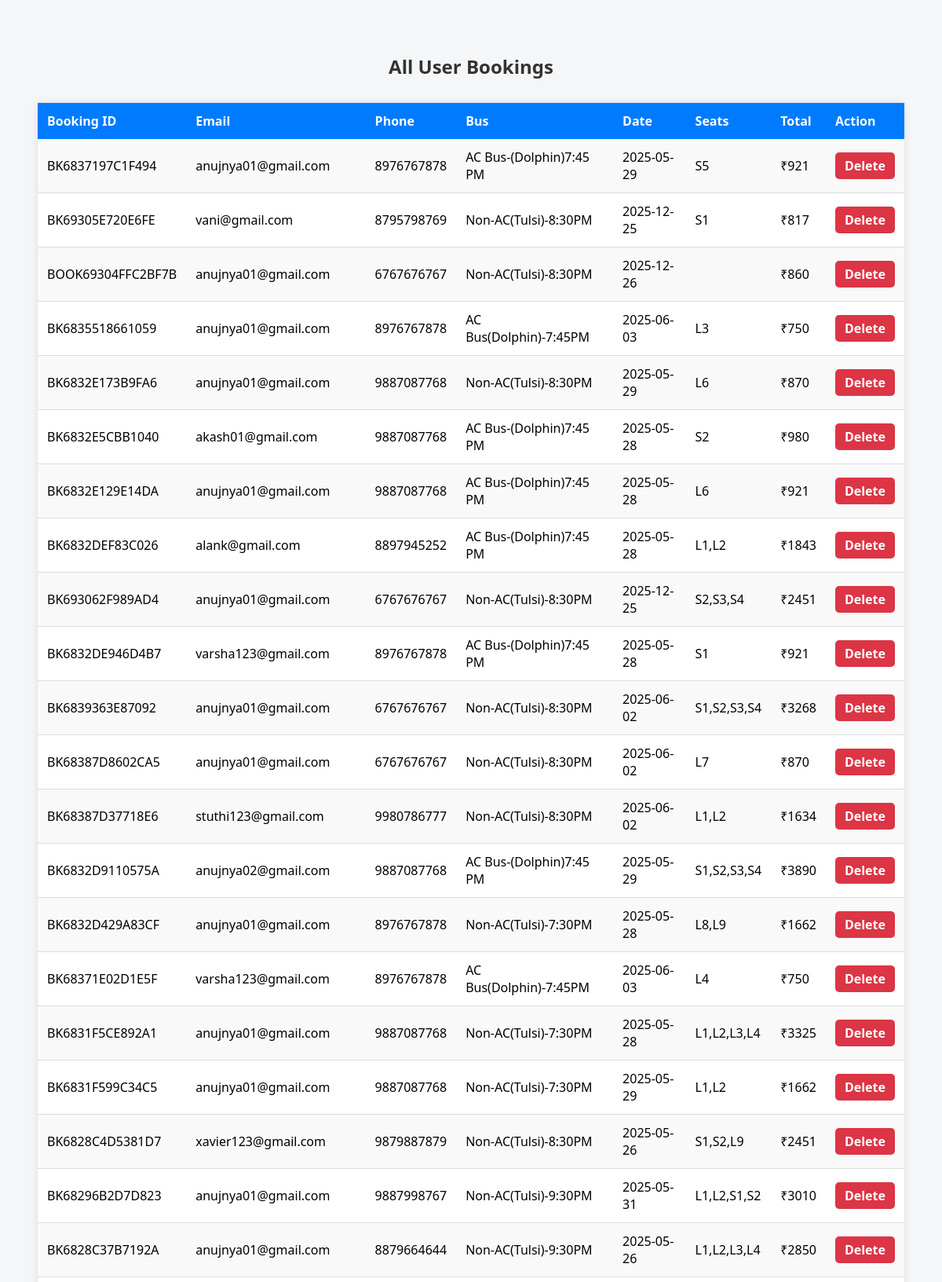
/all_bookings.php (upper part), run on the app's committed database.
### tables this page shows
CREATE TABLE IF NOT EXISTS `bookings` (
  `id` int(11) NOT NULL AUTO_INCREMENT,
  `booking_id` varchar(20) DEFAULT NULL,
  `source` varchar(50) DEFAULT NULL,
  `destination` varchar(50) DEFAULT NULL,
  `travel_date` date DEFAULT NULL,
  `bus_name` varchar(100) DEFAULT NULL,
  `seat_numbers` text,
  `total_cost` int(11) DEFAULT NULL,
  `booked_at` timestamp NULL DEFAULT CURRENT_TIMESTAMP,
  `email` varchar(100) DEFAULT NULL,
  `phone` varchar(15) DEFAULT NULL,
  `payment_method` varchar(20) DEFAULT NULL,
  PRIMARY KEY (`id`),
  UNIQUE KEY `booking_id` (`booking_id`)
);

### all_bookings.php (the view, shortened to what this page needs)
<?php
$conn = new mysqli("localhost", "root", "", "register_db");
?>
<!DOCTYPE html>
<html>
<head>
</head>
<body>
<h2>All User Bookings</h2>
<table>
    <tr>
        <th>Booking ID</th>
        <th>Email</th>
        <th>Phone</th>
        <th>Bus</th>
        <th>Date</th>
        <th>Seats</th>
        <th>Total</th>
        <th>Action</th>
    </tr>
<?php
$result = $conn->query("SELECT * FROM bookings");
if ($result && $result->num_rows > 0) {
    while ($row = $result->fetch_assoc()) {
        echo "<tr>
                <td>{$row['booking_id']}</td>
                <td>{$row['email']}</td>
                <td>{$row['phone']}</td>
                <td>{$row['bus_name']}</td>
                <td>{$row['travel_date']}</td>
                <td>{$row['seat_numbers']}</td>
                <td>₹{$row['total_cost']}</td>
                <td><a class='button' href='?delete_booking={$row['booking_id']}' onclick='return confirm(\"Delete this booking?\")'>Delete</a></td>
              </tr>";
    }
} else {
    echo "<tr><td colspan='8' class='no-data'>No bookings found.</td></tr>";
}
?>
</table>
<br>
</body>
</html>

### all_bookings.php (style rules this page uses)
body { font-family: 'Segoe UI', Tahoma, Geneva, Verdana, sans-serif; padding: 40px; background-color: #f4f6f8; }
h2 { color: #333; text-align: center; margin-bottom: 30px; }
table { width: 100%; border-collapse: collapse; background-color: #ffffff; box-shadow: 0 0 10px rgba(0, 0, 0, 0.1); }
th { background-color: #007BFF; color: white; padding: 12px; text-align: left; }
td { padding: 12px; border-bottom: 1px solid #ddd; }
tr:nth-child(even) { background-color: #f9f9f9; }
a.button { color: white; background-color: #dc3545; padding: 6px 12px; text-decoration: none; border-radius: 5px; font-weight: bold; }

### data on the page
bookings: booking "BK6837197C1F494", email "anujnya01@gmail.com", phone "8976767878", bus_name "AC Bus-(Dolphin)7:45 PM", travel_date "2025-05-29", seat_numbers "S5", total_cost "921"
bookings: booking "BK69305E720E6FE", email "vani@gmail.com", phone "8795798769", bus_name "Non-AC(Tulsi)-8:30PM", travel_date "2025-12-25", seat_numbers "S1", total_cost "817"
bookings: booking "BOOK69304FFC2BF7B", email "anujnya01@gmail.com", phone "6767676767", bus_name "Non-AC(Tulsi)-8:30PM", travel_date "2025-12-26", total_cost "860"
bookings: booking "BK6835518661059", email "anujnya01@gmail.com", phone "8976767878", bus_name "AC Bus(Dolphin)-7:45PM", travel_date "2025-06-03", seat_numbers "L3", total_cost "750"
bookings: booking "BK6832E173B9FA6", email "anujnya01@gmail.com", phone "9887087768", bus_name "Non-AC(Tulsi)-8:30PM", travel_date "2025-05-29", seat_numbers "L6", total_cost "870"
bookings: booking "BK6832E5CBB1040", email "akash01@gmail.com", phone "9887087768", bus_name "AC Bus-(Dolphin)7:45 PM", travel_date "2025-05-28", seat_numbers "S2", total_cost "980"
bookings: booking "BK6832E129E14DA", email "anujnya01@gmail.com", phone "9887087768", bus_name "AC Bus-(Dolphin)7:45 PM", travel_date "2025-05-28", seat_numbers "L6", total_cost "921"
bookings: booking "BK6832DEF83C026", email "alank@gmail.com", phone "8897945252", bus_name "AC Bus-(Dolphin)7:45 PM", travel_date "2025-05-28", seat_numbers "L1,L2", total_cost "1843"
bookings: booking "BK693062F989AD4", email "anujnya01@gmail.com", phone "6767676767", bus_name "Non-AC(Tulsi)-8:30PM", travel_date "2025-12-25", seat_numbers "S2,S3,S4", total_cost "2451"
bookings: booking "BK6832DE946D4B7", email "varsha123@gmail.com", phone "8976767878", bus_name "AC Bus-(Dolphin)7:45 PM", travel_date "2025-05-28", seat_numbers "S1", total_cost "921"
bookings: booking "BK6839363E87092", email "anujnya01@gmail.com", phone "6767676767", bus_name "Non-AC(Tulsi)-8:30PM", travel_date "2025-06-02", seat_numbers "S1,S2,S3,S4", total_cost "3268"
bookings: booking "BK68387D8602CA5", email "anujnya01@gmail.com", phone "6767676767", bus_name "Non-AC(Tulsi)-8:30PM", travel_date "2025-06-02", seat_numbers "L7", total_cost "870"
bookings: booking "BK68387D37718E6", email "stuthi123@gmail.com", phone "9980786777", bus_name "Non-AC(Tulsi)-8:30PM", travel_date "2025-06-02", seat_numbers "L1,L2", total_cost "1634"
bookings: booking "BK6832D9110575A", email "anujnya02@gmail.com", phone "9887087768", bus_name "AC Bus-(Dolphin)7:45 PM", travel_date "2025-05-29", seat_numbers "S1,S2,S3,S4", total_cost "3890"
bookings: booking "BK6832D429A83CF", email "anujnya01@gmail.com", phone "8976767878", bus_name "Non-AC(Tulsi)-7:30PM", travel_date "2025-05-28", seat_numbers "L8,L9", total_cost "1662"
bookings: booking "BK68371E02D1E5F", email "varsha123@gmail.com", phone "8976767878", bus_name "AC Bus(Dolphin)-7:45PM", travel_date "2025-06-03", seat_numbers "L4", total_cost "750"
bookings: booking "BK6831F5CE892A1", email "anujnya01@gmail.com", phone "9887087768", bus_name "Non-AC(Tulsi)-7:30PM", travel_date "2025-05-28", seat_numbers "L1,L2,L3,L4", total_cost "3325"
bookings: booking "BK6831F599C34C5", email "anujnya01@gmail.com", phone "9887087768", bus_name "Non-AC(Tulsi)-7:30PM", travel_date "2025-05-29", seat_numbers "L1,L2", total_cost "1662"
bookings: booking "BK6828C4D5381D7", email "xavier123@gmail.com", phone "9879887879", bus_name "Non-AC(Tulsi)-8:30PM", travel_date "2025-05-26", seat_numbers "S1,S2,L9", total_cost "2451"
bookings: booking "BK68296B2D7D823", email "anujnya01@gmail.com", phone "9887998767", bus_name "Non-AC(Tulsi)-9:30PM", travel_date "2025-05-31", seat_numbers "L1,L2,S1,S2", total_cost "3010"
bookings: booking "BK6828C37B7192A", email "anujnya01@gmail.com", phone "8879664644", bus_name "Non-AC(Tulsi)-9:30PM", travel_date "2025-05-26", seat_numbers "L1,L2,L3,L4", total_cost "2850"
